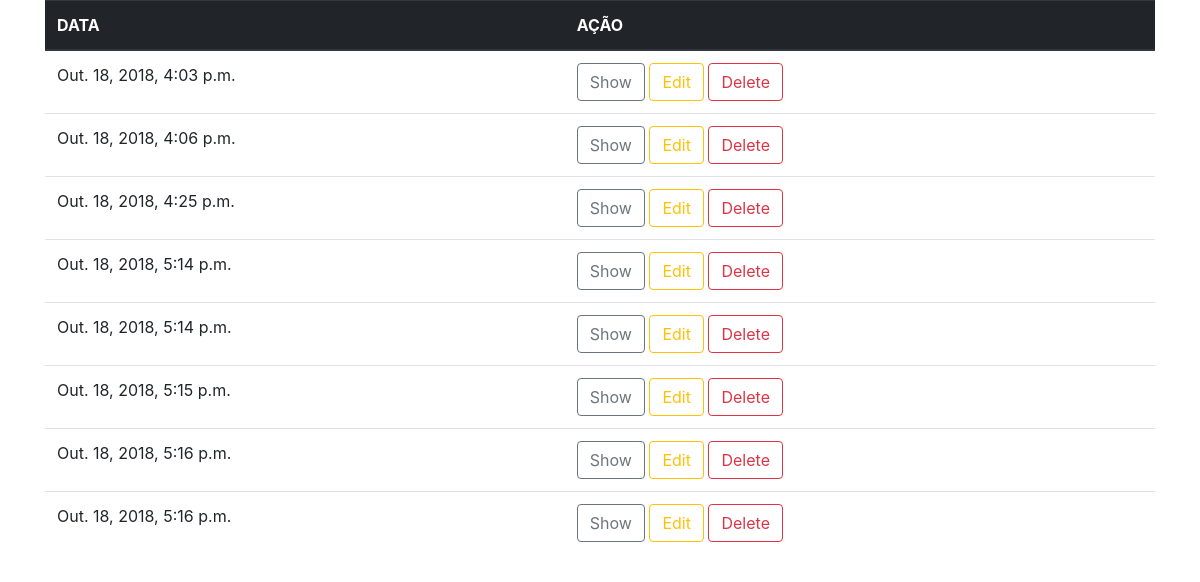
/leituras/, run on the app's committed database.
### leitura/models.py (models this page shows, shortened)
class Leitura(models.Model):
    gate = models.TextField(choices=GATES_CHOICES)
    tipo = models.TextField(choices=TIPO_CHOICES)
    nome = models.TextField(max_length=255, choices=ESTACOES_CHOICES)
    ler_entrada = models.IntegerField(default=0000000)
    ler_saida = models.IntegerField(default=0000000)
    estacao_leitura = models.ManyToManyField(Estacao)
    created_at = models.DateTimeField(auto_now_add=True)
    updated_at = models.DateTimeField(auto_now=True, null=True)

### leitura/views.py (the view)
# urls.py: path('leituras/', list_leituras, name='list_leituras'),
def list_leituras(request):
    estacao = Estacao.objects.all()
    leituras = Leitura.objects.all()
    return render(request, 'leituras/lista_leituras.html', {
        'leituras': leituras, 'estacao': estacao})

### templates/leituras/lista_leituras.html (shortened to what this page needs)
<!DOCTYPE html>
<html lang="en">
<head>
    <link rel="stylesheet" href="https://stackpath.bootstrapcdn.com/bootstrap/4.1.3/css/bootstrap.min.css">
</head>
<body>
<div class="container">
    <table class="table">
        <thead class="thead-dark">
        <tr>
            <th scope="col">DATA</th>
            <th scope="col">AÇÃO</th>
        </tr>
        </thead>
        <tbody>
        {% for leitura in leituras %}
        <tr>
            <td>{{ leitura.created_at }}</td>
            <td>
                <button type="button" class="btn btn-outline-secondary">Show</button>
                <button type="button" class="btn btn-outline-warning">Edit</button>
                <button type="button" class="btn btn-outline-danger">Delete</button>
            </td>
        </tr>
        {% endfor %}
        </tbody>
    </table>
</div>
</body>
</html>

### data on the page
Leitura: created_at "Out. 18, 2018, 4:03 p.m."
Leitura: created_at "Out. 18, 2018, 4:06 p.m."
Leitura: created_at "Out. 18, 2018, 4:25 p.m."
Leitura: created_at "Out. 18, 2018, 5:14 p.m."
Leitura: created_at "Out. 18, 2018, 5:14 p.m."
Leitura: created_at "Out. 18, 2018, 5:15 p.m."
Leitura: created_at "Out. 18, 2018, 5:16 p.m."
Leitura: created_at "Out. 18, 2018, 5:16 p.m."
